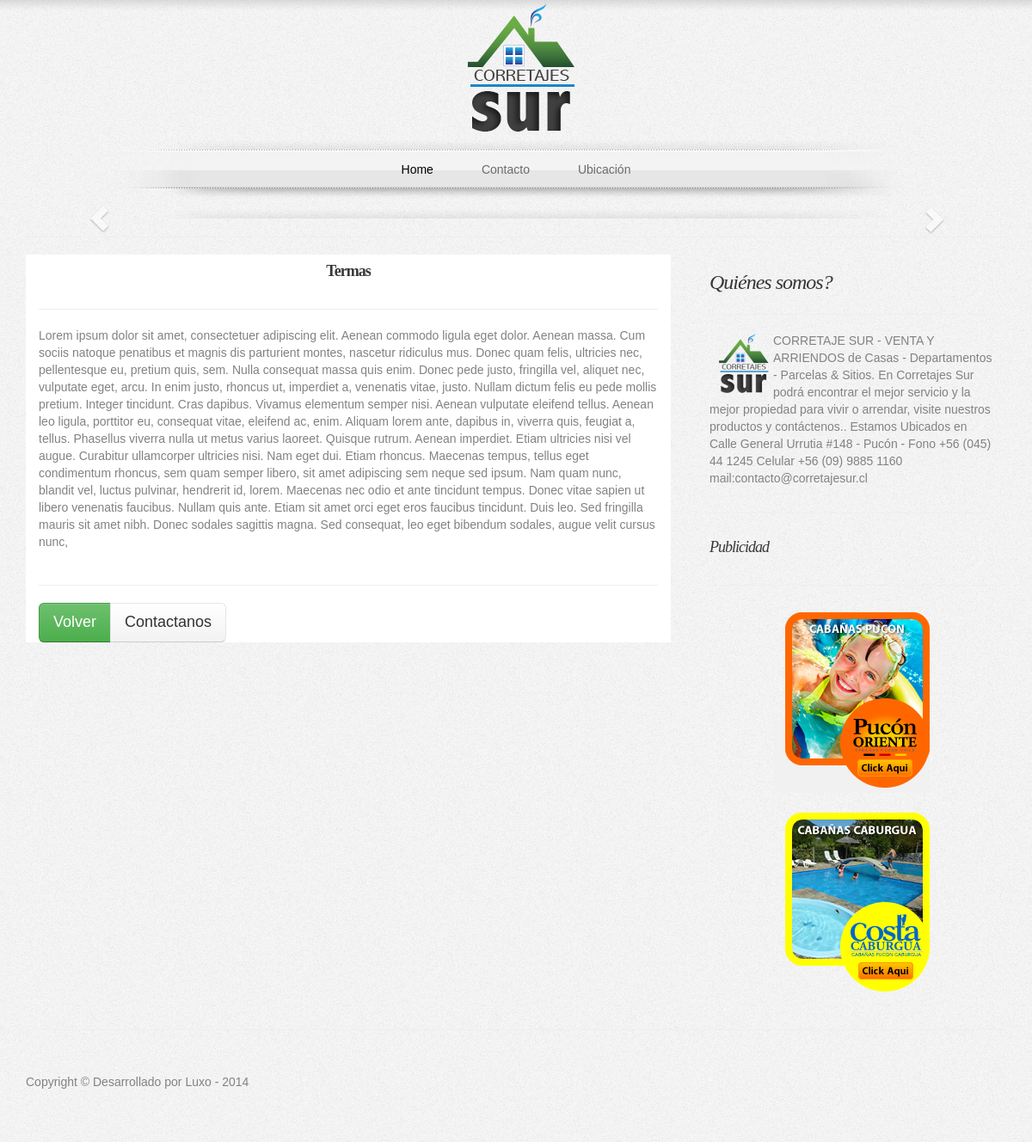
Page /fuentes/detalleActividad.php?id=25 on the committed database.
### tables this page shows
create table TBL_ACTIVIDAD
(
   ID_ACTIVIDAD         int not null auto_increment,
   ID_TIPO_ACTIVIDAD    int,
   NOMBRE_ACTIVIDAD     varchar(100),
   RESUMEN              varchar(1000),
   DESCRIPCION          varchar(80000),
   IMAGEN_RESUMEN       varchar(300),
   IMAGEN_RESUMEN_CHICA varchar(300),
   URL_WEB              varchar(300),
   ACTIVA               bit,
   primary key (ID_ACTIVIDAD)
);

### fuentes/detalleActividad.php (the view, shortened to what this page needs)
<?php
include 'header.php';
$idActividad = $_GET["id"];
$obj = new Utilidades($V_HOST,$V_USER,$V_PASS,$V_BBDD);
$actividad = $obj->ObtenerActividad($idActividad);
?>
<div class="row">
	<div class="col-lg-12">
	<div id="carousel-example-generic" class="carousel slide" data-ride="carousel">
	  <a class="left carousel-control" href="#carousel-example-generic" role="button" data-slide="prev">
		<span class="glyphicon glyphicon-chevron-left"></span>
	  </a>
	  <a class="right carousel-control" href="#carousel-example-generic" role="button" data-slide="next">
		<span class="glyphicon glyphicon-chevron-right"></span>
	  </a>
	</div>
	</div>
</div>
<hr>
<div class="row">
	<div class="col-md-8">
		<div class="container-fluid">
			<div class="row">
				<div class="col-lg-12 col-md-12 col-sm-12 col-xs-12" id="divDetalle">
					<h4><p class="text-center"><strong><?php echo $actividad["NOMBRE_ACTIVIDAD"] ?></strong></p></h4>
					<hr>
					<?php echo $actividad["DESCRIPCION"] ?>
					<div>
					</div>
					<hr>
					<div class="btn-group btn-group-lg">
					  <button type="button" class="btn btn-success" onclick="volver();">Volver</button>
					  <button type="button" class="btn btn-default" onclick="irContacto();" >Contactanos</button>
					</div>
				</div>
			</div>
		</div>
	</div>
<?php
include 'publicidad.php';
?>
</div>
<?php
include 'footer.php';
?>

### fuentes/config/comunes.php (shortened to what this page needs)
<?php
class Utilidades
{
    private $V_HOST;
    private $V_USER;
    private $V_PASS;
    private $V_BBDD;
    function __construct($V_HOST="localhost", $V_USER="go-pucon", $V_PASS="go-pucon", $V_BBDD="go-pucon")
    {
        $this->V_HOST=$V_HOST;
        $this->V_USER=$V_USER;
        $this->V_PASS=$V_PASS;
        $this->V_BBDD=$V_BBDD;
    }
    public function ObtenerActividad($idActividad = "0") {
        $mySqli = new mysqli($this->V_HOST, $this->V_USER, $this->V_PASS, $this->V_BBDD);
        $query = "SELECT ID_ACTIVIDAD, ID_TIPO_ACTIVIDAD, NOMBRE_ACTIVIDAD, RESUMEN, DESCRIPCION,
                         IMAGEN_RESUMEN, IMAGEN_RESUMEN_CHICA, URL_WEB
                  FROM TBL_ACTIVIDAD WHERE ID_ACTIVIDAD = $idActividad AND ACTIVA = 1";
        $mySqli->set_charset("utf8");
        $res = $mySqli -> query($query);
        if ($mySqli -> affected_rows > 0) {
            while ($row = $res -> fetch_assoc()) {
                return $row;
            }
        } else {
            return FALSE;
        }
    }
    public function GeneraPublicidad() {
        $html  = "";
        $mySqli = new mysqli($this->V_HOST, $this->V_USER, $this->V_PASS, $this->V_BBDD);
        $query = "SELECT URL_WEB, IMAGEN_RESUMEN
                  FROM TBL_ACTIVIDAD WHERE ID_TIPO_ACTIVIDAD = 2 OR ID_TIPO_ACTIVIDAD = 3";
        $mySqli->set_charset("utf8");
        $res = $mySqli -> query($query);
        if ($mySqli -> affected_rows > 0) {
            while ($row = $res -> fetch_assoc()) {
                $html .= "<div class=\"col-md-12\">";
                $html .= "<div class=\"text-center\" >";
                $html .= "<img src=\"".$row["IMAGEN_RESUMEN"]."\" alt='' onclick=\"irA('".$row["URL_WEB"]."');\">";
                $html .= "</div></div>";
                $html .= "<div class=\"col-md-12\">&nbsp;</div>";
            }
        }
        return $html;
    }
}
?>

### fuentes/css/heroic-features.css (style rules this page uses)
body { padding-top: 70px; }

### fuentes/css/styles.css (style rules this page uses)
h1, h2, h3, h4, h5, h6 { padding-bottom: 5px; color: #373737; letter-spacing: -1px; line-height: 1em; font-weight: normal; font-family: Georgia, serif; }

### fuentes/header.php (style rules this page uses)
body { font-family: 'Droid Sans', Arial, Verdana, sans-serif; color: #828282; background: #f6f6f6 url(css/imagenes/body-bg.jpg); padding-top:0px; margin-top: 0px; }

### fuentes/detalleActividad.php (style rules this page uses)
#divDetalle { background-color: #FFFFFF; }

### rows in the picture
tbl_actividad: NOMBRE_ACTIVIDAD "Termas", DESCRIPCION "Lorem ipsum dolor sit amet, consectetuer adipiscing elit. Aenean commodo ligula eget dolor. Aenean massa. Cum sociis natoque penatibus et magnis dis parturient montes, nascetur ridiculus mus. Donec quam felis, ultricies nec, pellentesque eu, pretium quis, sem. Nulla consequat massa quis enim. Donec pede justo, fringilla vel, aliquet nec, vulputate eget, arcu. In enim justo, rhoncus ut, imperdiet a, venenatis vitae, justo. Nullam dictum felis eu pede mollis pretium. Integer tincidunt. Cras dapibus. Vivamus elementum semper nisi. Aenean vulputate eleifend tellus. Aenean leo ligula, porttitor eu, consequat vitae, eleifend ac, enim. Aliquam lorem ante, dapibus in, viverra quis, feugiat a,…"
tbl_actividad: IMAGEN_RESUMEN (picture)
tbl_actividad: IMAGEN_RESUMEN (picture)
